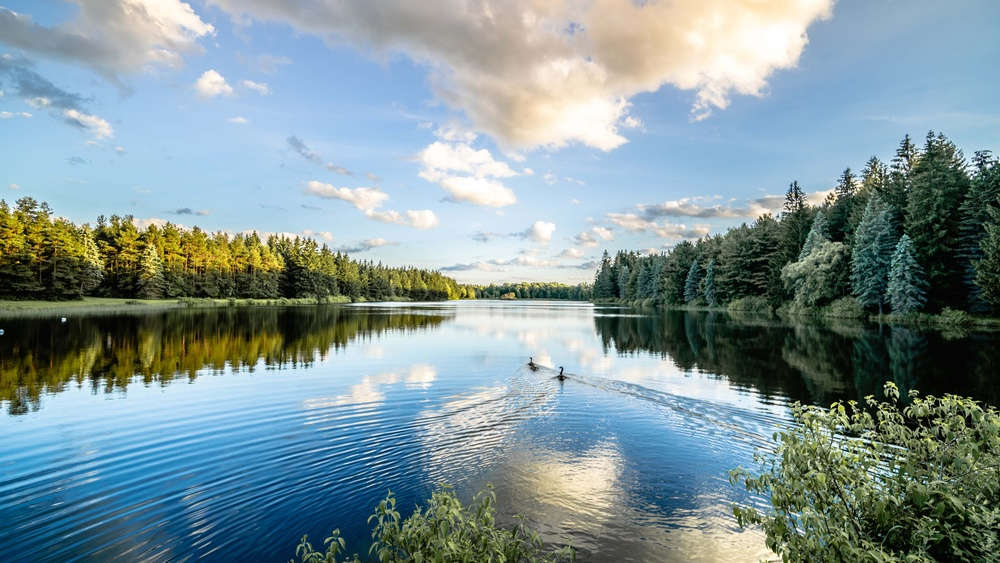
#> input picture python-opencv/image.jpg, 1000 x 563 px, shrunk from 5797 x 3261 before the run
$ python main.py
#> lines starting #> are read from the running program, lines starting #| are printed output that depends on the picture
import logging

import cv2

logger = logging.getLogger(__name__)


print("Script launched...")
image = cv2.imread("./image.jpg")
#> image is the input picture: shape (563, 1000, 3); mean B, G, R 151.2, 148.2, 127.3

# Check if image loading was successful
if image is None:
    logger.error("Error: Could not read image!")
    exit(1)

# Convert the image to grayscale
grayscale_image = cv2.cvtColor(image, cv2.COLOR_BGR2GRAY)
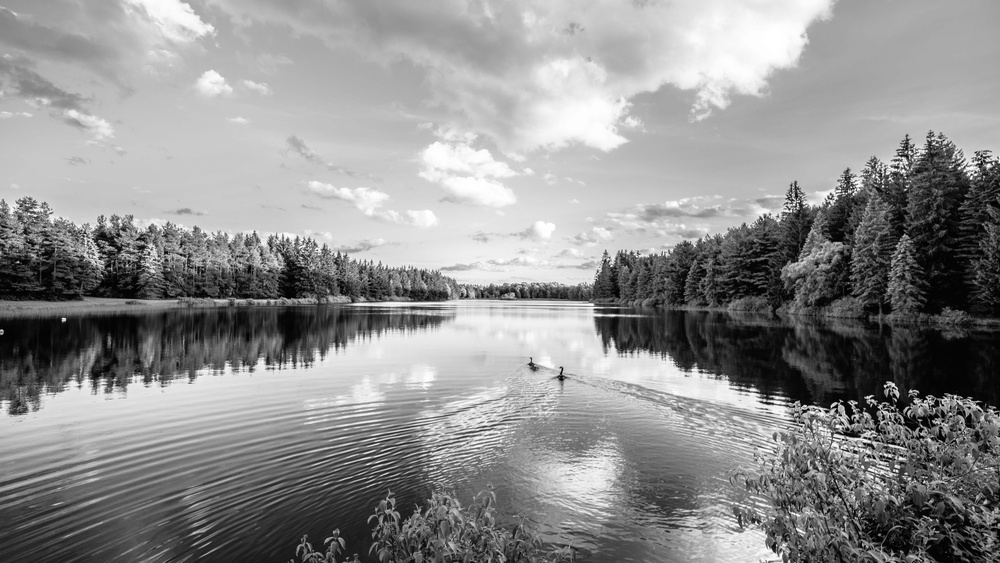
#> grayscale_image: shape (563, 1000); min 0, max 255, mean 142.3

# Apply Canny edge detection
edges = cv2.Canny(grayscale_image, 100, 200)
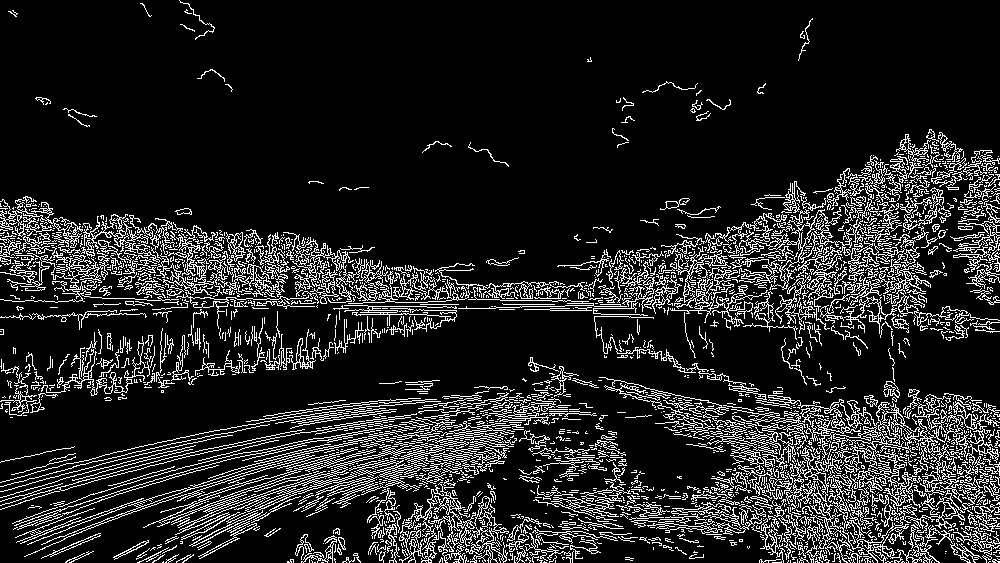
#> edges: shape (563, 1000); 13.9% white in thin lines or dots

# Specify the output filename (replace "output_image.jpg" with your desired name)
output_filename = "output.jpg"

# Save the edge-detected image
cv2.imwrite(output_filename, edges)

logger.info(f"Image created {output_filename}")
print("Script finished!")
